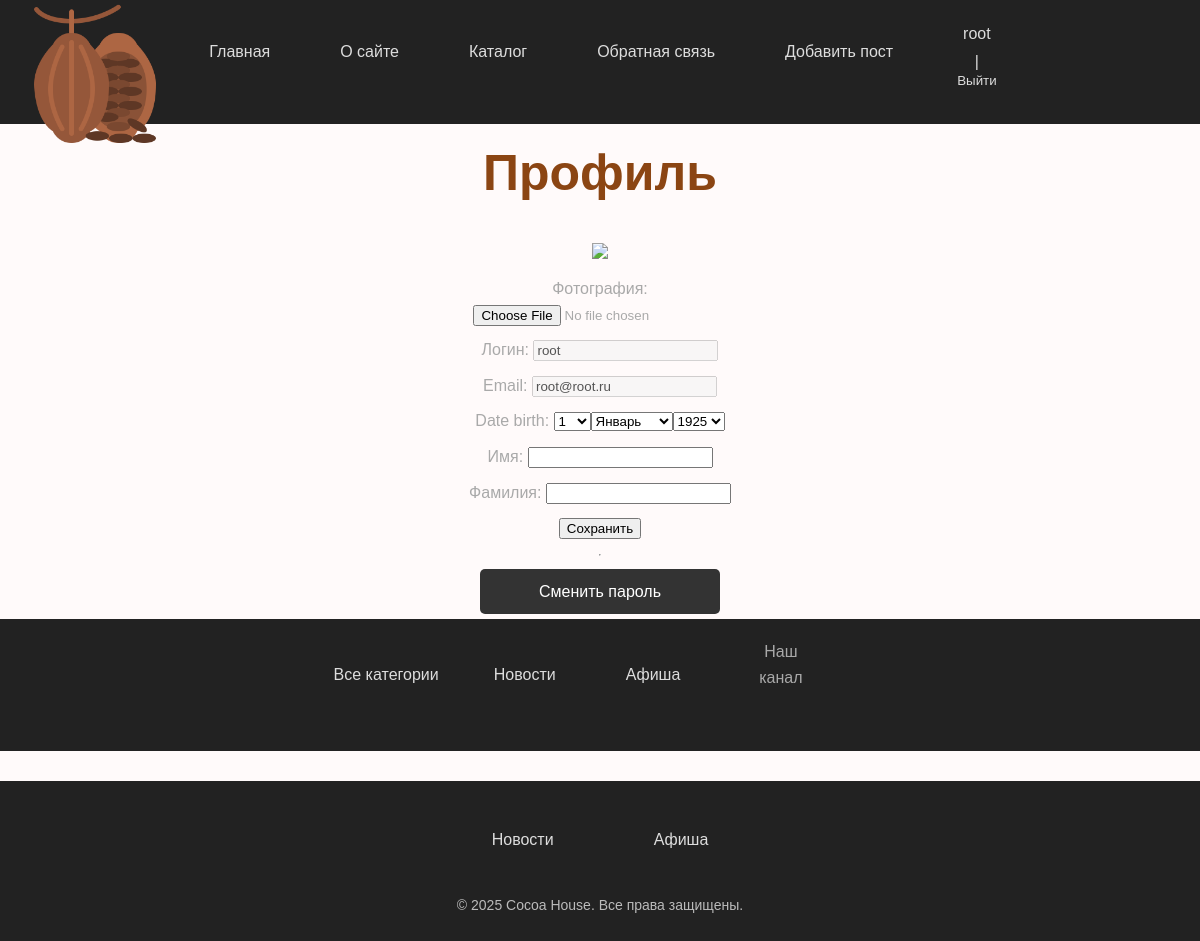
/users/profile/ (signed in), run on the app's committed database.
### users/models.py (models this page shows)
class User(AbstractUser):
 photo = models.ImageField(upload_to="users/%Y/%m/%d/",blank=True, null=True, verbose_name="Фотография")
 date_birth = models.DateTimeField(blank=True,null=True, verbose_name="Дата рождения")

### cocoa/models.py (models this page shows, shortened)
class Category(models.Model):
 name = models.CharField(max_length=100, db_index=True, verbose_name="Категория")
 slug = models.SlugField(max_length=255, unique=True, db_index=True)
 class Meta:
  verbose_name = 'Категория'
  verbose_name_plural = 'Категории'

### users/views.py (the view, shortened to what this page needs)
# urls.py: path('profile/',views.ProfileUser.as_view(), name='profile'),
class ProfileUser(LoginRequiredMixin, UpdateView):
 model = get_user_model()
 form_class = ProfileUserForm
 template_name = 'users/profile.html'
 extra_context = {'title': "Профиль пользователя",'default_image': settings.DEFAULT_USER_IMAGE}
 def get_object(self, queryset=None):
  return self.request.user
 success_url = reverse_lazy('profile')

### users/forms.py (shortened to what this page needs)
class ProfileUserForm(forms.ModelForm):
 username = forms.CharField(disabled=True,label='Логин', widget=forms.TextInput(attrs={'class':'form-input'}))
 email = forms.CharField(disabled=True, label='Email', widget=forms.TextInput(attrs={'class': 'forminput'}))
 this_year = datetime.date.today().year
 date_birth = forms.DateField(widget=forms.SelectDateWidget(years=tuple(range(this_year - 100, this_year - 5))))
 class Meta:
  model = get_user_model()
  fields = ['photo', 'username', 'email', 'date_birth', 'first_name','last_name']
  labels = {
   'first_name': 'Имя',
   'last_name': 'Фамилия',
 }
 widgets = {
  'first_name':forms.TextInput(attrs={'class': 'form-input'}),
  'last_name':forms.TextInput(attrs={'class': 'form-input'}),
 }
 success_url = reverse_lazy('profile')

### cocoa/templatetags/cocoa_tags.py (called while the page is built)
@register.simple_tag(name='getcats')
def get_categories():
 return Category.objects.all()

@register.inclusion_tag('cocoa/list_categories.html')
def show_categories(cat_selected_id=0):
 cats = Category.objects.all()
 return {"cats": cats, "cat_selected":cat_selected_id}

@register.inclusion_tag('cocoa/list_tags.html')
def show_all_tags():
 return {"tags": TagPost.objects.all()}

@register.simple_tag
def get_menu():
 return views.main_menu

### users/context_processors.py (called while the page is built)
def get_cocoa_context(request):
 return {'mainmenu': main_menu}

### users/templates/users/profile.html (shortened to what this page needs)
{% extends 'base.html' %}
{% block content %}
<h1>Профиль</h1>
<form method="post" enctype="multipart/form-data">
 {% if user.photo %}
 <p ><img src="{{ user.photo.url }}" style="max-width: 400px; height: auto; border-radius: 5px;">
 {% else %}
<p ><img src="{{ default_image }}">
 {% endif %}
 {% for f in form %}
 <p ><label class="form-label" for="{{ f.id_for_label }}">{{f.label}}: </label>{{ f }}</p>
 {% endfor %}
 <p ><button type="submit">Сохранить</button></p>
</form>
<hr>
<p ><a href="{% url 'users:password_change' %}">Сменить
пароль</a></p>
{% endblock %}

### templates/base.html (shortened to what this page needs)
<!DOCTYPE html>
{% load static %}
{% load cocoa_tags %}
{% load menu_tags %}
{% getcats as categories %}
{% get_menu as main_menu %}
<html>
<head>
    <link type="text/css" href="{% static 'cocoa/css/styles.css' %}" rel="stylesheet" />
</head>
<body>
<div class="header">
   <ul id="mainmenu" class="mainmenu">
    <li class="logo">
        <a href="{% url 'home' %}">
            <img src="{% static 'cocoa/images/cocoa.png' %}" alt="Логотип" class="logo">
        </a>
    </li>
    <li><a href="{% url 'home' %}">Главная</a></li>
    {% for m in mainmenu %}
        <li><a href="{% url m.url_name %}">{{ m.title }}</a></li>
    {% endfor %}
    {% if user.is_authenticated %}
        <li class="last">
            <a href="{% url 'users:profile' %}">{{ user.username }}</a> |
            <form action="{% url 'users:logout' %}" method="post" style="display:inline;">
                <button type="submit" style="background:none; border:none; padding:0; color:#ddd; cursor:pointer;">
                    Выйти
                </button>
            </form>
        </li>
    {% else %}
        <li class="last">
            <a href="{% url 'users:login' %}">Войти</a> |
            <a href="{% url 'users:register' %}">Регистрация</a>
        </li>
    {% endif %}
</ul>
</div>
{% block content %}
{% endblock %}
<td valign="top" class="left-chapters">
    <ul id="leftchapters">
        {% if cat_selected == 0 or cat_selected is None %}
            <li class="selected">Все категории</li>
        {% else %}
            <li><a href="{% url 'home' %}">Все категории</a></li>
        {% endif %}
        {% show_categories cat_selected_id=cat_selected %}
        <li class="share">
            <p>Наш канал</p>
            <a class="share-yt" href="..." target="_blank" rel="nofollow"></a>
        </li>
        <li>{% show_all_tags %}</li>
    </ul>
</td>
<footer class="footer">
    <div class="footer-container">
        <ul class="footer-categories">
            {% for cat in categories %}
                <li><a href="{% url 'category' cat.id %}">{{ cat.name }}</a></li>
            {% endfor %}
        </ul>
        <p>&copy; 2025 Cocoa House. Все права защищены.</p>
    </div>
</footer>
</body>
</html>

### cocoa/templates/cocoa/list_categories.html
{% for cat in cats %}
 {% if cat.id == cat_selected %}
 <li
class="selected">{{cat.name}}</li>
 {% else %}
 <li><a href="{{ cat.get_absolute_url
}}">{{cat.name}}</a></li>
 {% endif %}
{% endfor %}

### cocoa/static/cocoa/css/styles.css (style rules this page uses)
body { font-family: Arial, sans-serif; background-color: #FFFAFA; color: #333; margin: 0; padding: 0; }
li { color: #ddd; text-align: center; display: flex; flex-direction: column; align-items: center; justify-content: center; margin-bottom: 20px; }
form { max-width: 600px; margin: 0 auto; }
ul { list-style: none; padding: 0; margin: 0; background-color: #222; overflow: hidden; display: flex; justify-content: center; }
ul li { padding: 15px 20px; }
ul li a { color: #ddd; text-decoration: none; transition: color 0.3s; display: block; padding: 10px 15px; }
h1 { text-align: center; margin-top: 20px; color: #8B4513; font-size: 50px; }
p { text-align: center; line-height: 1.6; padding: 5px; color: #A9A9A9; width: 80%; max-width: 600px; margin: 0 auto; }
p a { display: inline-block; background-color: #333; color: #fff; padding: 10px 20px; text-decoration: none; border-radius: 5px; transition: background-color 0.3s; width: 200px; text-align: center; margin-top: 10px; margin: auto; }
.logo { position: absolute; top: 0px; left: 10px; width: 150px; height: auto; z-index: 10; }
body { font-family: Arial, sans-serif; background-color: #FFFAFA; color: #333; margin: 0; padding: 0; display: flex; flex-direction: column; min-height: 100vh; }
.footer { background-color: #222; color: #fff; text-align: center; padding: 20px 0; margin-top: 30px; }
.footer-container { max-width: 1000px; margin: 0 auto; }
.footer-categories { list-style: none; padding: 0; margin: 0; display: flex; justify-content: center; flex-wrap: wrap; }
.footer-categories li { margin: 5px 15px; }
.footer-categories li a { color: #ddd; text-decoration: none; font-size: 16px; transition: color 0.3s; }
.footer p { margin-top: 10px; font-size: 14px; color: #bbb; }

### data on the page
User: username "root", form "root" "root@root.ru"
Category: name "Новости"
Category: name "Афиша"

### other printed values
{{ m.title }} "О сайте" "Каталог" "Обратная связь" "Добавить пост"
{{ f.label }} "Фотография" "Логин" "Email" "Date birth" "Имя" "Фамилия"
